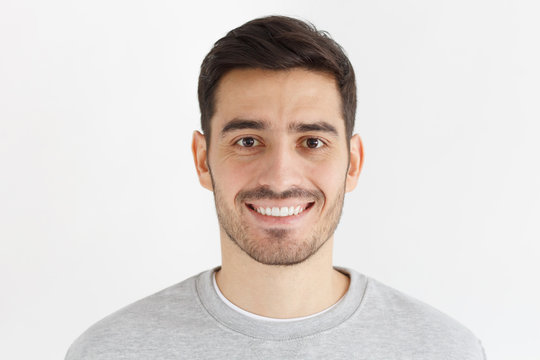
#> input picture Face Detection Project/Resources/face.jpg, 540 x 360 px, given in place of the camera
$ python face_detection_data_collection.py
#> lines starting #> are read from the running program, lines starting #| are printed output that depends on the picture
# Import the OpenCV library
import cv2
import cvzone
import numpy as np
import math
import time

# Load the pre-trained face cascade classifier
faceCascade = cv2.CascadeClassifier("Resources/haarcascade_frontalface_default.xml")

# Create a VideoCapture object to access the default camera (camera index 0)
cap = cv2.VideoCapture(0)

# Folder to save captured images
folder = "Data/Kuya Miko"
counter = 0

# Infinite loop to continuously capture frames from the camera
while True:
    # Read a frame from the camera, 'success' indicates if the frame is captured successfully
    success, img = cap.read()
#> img is the input picture: shape (360, 540, 3); mean B, G, R 211.8, 215.7, 222.7

    # Convert the image to grayscale
    imgGray = cv2.cvtColor(img, cv2.COLOR_BGR2GRAY)
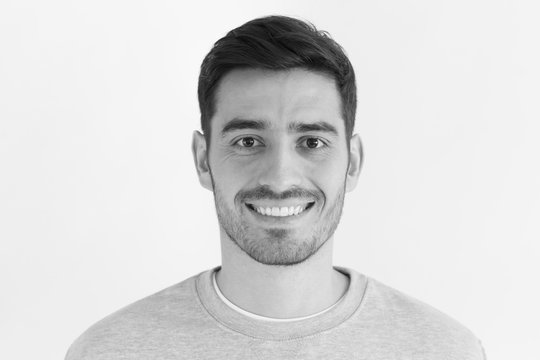
#> imgGray: shape (360, 540); min 4, max 255, mean 217.4

    # Detect faces in the grayscale image using the cascade classifier
    faces = faceCascade.detectMultiScale(imgGray, 1.1, 4)
#> faces = [[182, 64, 195, 195]]

    offset = 20
    imgSize = 300

    # Draw rectangles around the detected faces on the original color image
    for (x, y, w, h) in faces:

        # cvzone.cornerRect(img, (x, y, w, h), l=30, t=5, rt=1,
        #                   colorR=(255, 0, 255), colorC=(255, 0, 255))

        # cvzone.putTextRect(img, "Person", (x + 5, y - 15), scale=2, thickness=2, colorT=(255, 255, 255),
        #                    colorR=(255, 0, 255), font=cv2.FONT_HERSHEY_PLAIN,
        #                    offset=10, border=None, colorB=(0, 255, 0))

        # Creating a white image with specified size
        imgWhite = np.ones((imgSize, imgSize, 3), np.uint8) * 255

        # Cropping the face region from the frame
        imgCrop = img[y - offset:y + h + offset, x - offset: x + w + offset]

        # Calculating aspect ratio of the face
        aspectRatio = h / w

        try:
            # Resizing and centering the cropped face image based on aspect ratio
            if aspectRatio > 1:
                k = imgSize / h
                wCal = math.ceil(k * w)
                imgResize = cv2.resize(imgCrop, (wCal, imgSize))
                imgResizeShape = imgResize.shape
                wGap = math.ceil((imgSize - wCal) / 2)
                imgWhite[:, wGap:wCal + wGap] = imgResize
            else:
                k = imgSize / w
                hCal = math.ceil(k * h)
                imgResize = cv2.resize(imgCrop, (imgSize, hCal))
                imgResizeShape = imgResize.shape
                hGap = math.ceil((imgSize - hCal) / 2)
                imgWhite[hGap:hCal + hGap, :] = imgResize

            # # Displaying cropped and resized face image
            cv2.imshow("ImageCrop", imgCrop)
            # Displaying white image with centered face
            cv2.imshow("ImageWhite", imgWhite)
        except:
            pass
#> this loop made 1 pass
#> (x, y, w, h, aspectRatio, k, hCal, imgResizeShape) on pass 1: (182, 64, 195, 195, 1, 1.54, 300, (300, 300, 3))
#> pass 1, `imgCrop = img[y - offset:y + h + offset, x - offset: x + w + offset]`:
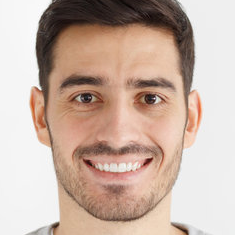
#> imgCrop: shape (235, 235, 3); mean B, G, R 165.7, 178, 200.2


    # Display the image with detected faces
    cv2.imshow("Detected Face", img)

    # Checking for the 's' key press to save the processed image
    key = cv2.waitKey(1)
#> (key Esc is pressed here)
    if key == ord("s"):
        # Incrementing counter and saving the image with a timestamp
        counter += 1
        cv2.imwrite(f'{folder}/Image_{time.time()}.jpg', imgWhite)
        print(counter)
